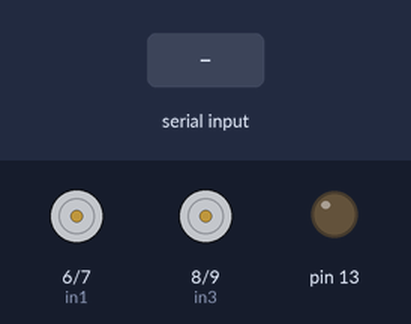
The sketch below on a simulated Arduino Uno, built with avr-gcc and run on an emulated ATmega328P. Parts: motor-driver pin pairs drawn as motors (green arrow = first pin HIGH = forward, orange = second pin HIGH = backward, longer = more drive, scaled by the enable pin), output pins drawn as LEDs (lit = HIGH). Inputs (shaded band) come from the test bench.

Above: at 1.2 s.
1.3 s: "f" received over Serial
2.8 s: byte 51 ('3') received over Serial
At 3.3 s:
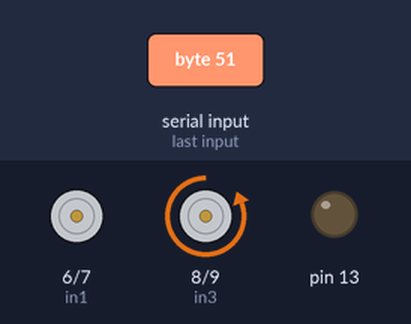
4.3 s: byte 50 ('2') received over Serial
At 5.5 s:
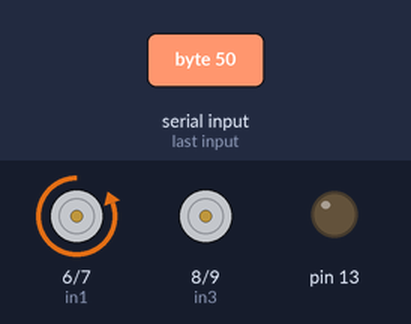
5.8 s: "b" received over Serial
At 6.7 s:
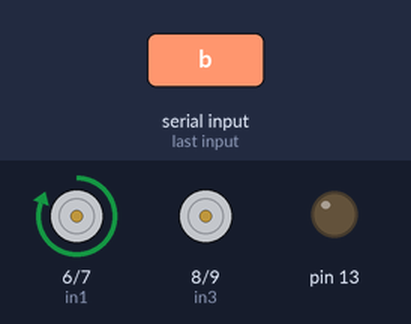
7.3 s: "i" received over Serial
At 7.9 s:
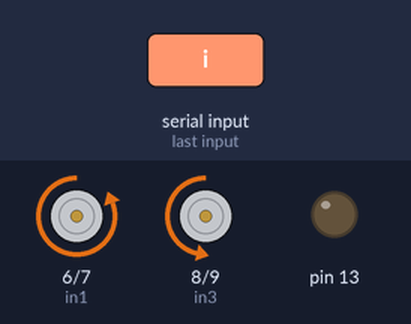
8.8 s: "l" received over Serial
At 10.2 s:
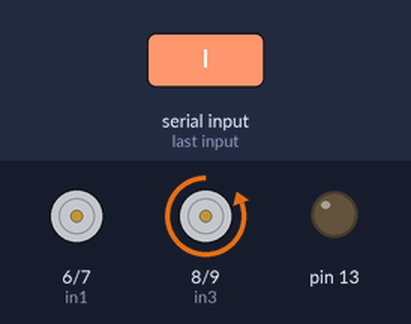
Timing chart, 0 to 11.3 s (numbered marks = the images above; inputs shaded):
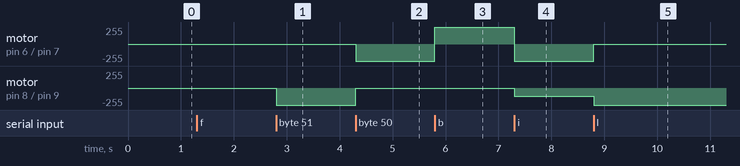

The sketch:

fbt.ino
```cpp
#define in1 6   // L298N Motor Driver input pin 1
#define in2 7   // L298N Motor Driver input pin 2
#define in3 8  // L298N Motor Driver input pin 3
#define in4 9
#define EN_A 5
#define EN_B 3

char command; // Variable to store received command


void setup() {
  pinMode(in1, OUTPUT);
  pinMode(in2, OUTPUT);
  pinMode(in3, OUTPUT);
  pinMode(in4, OUTPUT);
  pinMode(EN_A, OUTPUT);
  pinMode(EN_B, OUTPUT);
  pinMode(13, OUTPUT);


  Serial.begin(9600);
  // Initialize serial communication at 9600 baud rate
}

void loop() {
  if (Serial.available() > 0) {
    char command = Serial.read(); // Read command from Bluetooth

    if (command == 'f') { // Forward
      forward();
    } else if (command == 'b') { // Backward
      backward();
    } else if (command == 'l') { // Left
      left();
    } else if (command == 'r') { // Right
      right();
    } else if (command == '0') { // Stop
      stop();
    }else if (command == 'i'){
      ne();
    }else if (command == 'g'){
      nw();
    }else if (command == 'j'){
      se();
    }else if (command == 'h'){
       sw();
    }else if (command == '1'){
      forward();
    }else if (command == '4'){
      stop();
    }else if (command == '3'){
      left();
    }else if (command == '2'){
       right();
    }

  }
}


void forward() {
    // analogWrite(EN_A,255);
      digitalWrite(in1,LOW);
      digitalWrite(in2,HIGH);
      //MOTOR B
      //analogWrite(EN_B,255);
      digitalWrite(in3,LOW);
      digitalWrite(in4,HIGH);
}

void backward() {
      analogWrite(EN_A,255);
      digitalWrite(in1,HIGH);
      digitalWrite(in2, LOW);
      //MOTOR B
      analogWrite(EN_A,255);
      digitalWrite(in3,HIGH);
      digitalWrite(in4,LOW);
}

void left() {
      analogWrite(EN_A,0);
      digitalWrite(in1,HIGH);
      digitalWrite(in2,LOW);
      //MOTOR B
      analogWrite(EN_B,255);
      digitalWrite(in3,LOW);
      digitalWrite(in4,HIGH);
}

void right() {
  //right();
      //MOTOR A
      analogWrite(EN_A,255);
      digitalWrite(in1,LOW);
      digitalWrite(in2,HIGH);
      //MOTOR B
      analogWrite(EN_B,0);
      digitalWrite(in3,HIGH);
      digitalWrite(in4,LOW);
}

void stop() {

      //MOTOR A
      analogWrite(EN_A,0);
      digitalWrite(in1,LOW);
      digitalWrite(in2,LOW);
      //MOTOR B
      analogWrite(EN_B,0);
      digitalWrite(in3,LOW);
      digitalWrite(in4,LOW);
}
void ne() {
 //MOTOR A
      analogWrite(EN_A,255);
      digitalWrite(in1,LOW);
      digitalWrite(in2,HIGH);
      //MOTOR B
      analogWrite(EN_B,125);
      digitalWrite(in3,LOW);
      digitalWrite(in4,HIGH);
}
void nw() {

      //MOTOR A
      analogWrite(EN_A,125);
      digitalWrite(in1,LOW);
      digitalWrite(in2,HIGH);
      //MOTOR B
      analogWrite(EN_B,255);
      digitalWrite(in3,LOW);
      digitalWrite(in4,HIGH);
}
void se() {
      //MOTOR A
      analogWrite(EN_A,255);
      digitalWrite(in1,HIGH);
      digitalWrite(in2,LOW);
      //MOTOR B
      analogWrite(EN_B,125);
      digitalWrite(in3,HIGH);
      digitalWrite(in4,LOW);
}
void sw() {

      //MOTOR A
      analogWrite(EN_A,125);
      digitalWrite(in1,HIGH);
      digitalWrite(in2,LOW);
      //MOTOR B
      analogWrite(EN_B,255);
      digitalWrite(in3,HIGH);
      digitalWrite(in4,LOW);
}
```

Measured:
- after the input at 2.8 s, motor on pin 8 (in3) / pin 9 (in4): stopped → backward 255/255 at once
- after the input at 4.3 s, motor on pin 6 (in1) / pin 7 (in2): stopped → backward 255/255 at once; motor on pin 8 (in3) / pin 9 (in4): backward 255/255 → stopped at once
- after the input at 5.8 s, motor on pin 6 (in1) / pin 7 (in2): backward 255/255 → forward 255/255 at once
- after the input at 7.3 s, motor on pin 6 (in1) / pin 7 (in2): forward 255/255 → backward 255/255 at once; motor on pin 8 (in3) / pin 9 (in4): stopped → backward 125/255 at once
- after the input at 8.8 s, motor on pin 6 (in1) / pin 7 (in2): backward 255/255 → stopped at once; motor on pin 8 (in3) / pin 9 (in4): backward 125/255 → backward 255/255 at once
